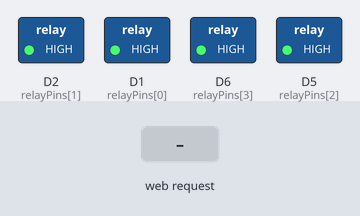
Simulated run of this sketch. Board: ESP8266 (NodeMCU). Shown: switched loads named in the sketch (green lamp = pin HIGH). Inputs (shaded band) come from the test bench. WiFi joins after 1.5 s; servers stay silent unless stated; what the sketch prints to the serial monitor is not drawn.

Above: at 2.7 s.
2.8 s: HTTP request GET /set?relay=1&state=1 received
At 3.9 s:
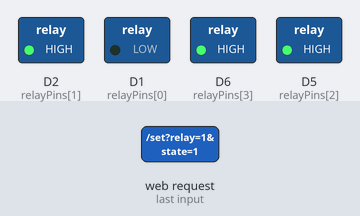
Timing chart, 0 to 5.8 s (numbered marks = the images above; inputs shaded):
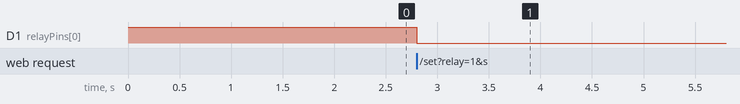

Measured:
- after the input at 2.8 s, D1 (relayPins[0]): HIGH → LOW at once

The sketch:

wifi_home_automation.ino
```cpp
/* ============================================================================
   Voice-Controlled WiFi Home Automation - NodeMCU ESP8266 Firmware
   ----------------------------------------------------------------------------
   Controls a 4-channel relay module over WiFi. Each relay switches one
   appliance (here, one LED on the breadboard). The NodeMCU runs a small web
   server; the Android app (and its voice input) sends HTTP requests to turn
   each channel ON or OFF. You can also control it from any browser on the
   same network by opening the NodeMCU's IP address.

   How control works:
   - Browser/app calls: http://<NodeMCU-IP>/set?relay=1&state=1 (relay 1 ON)
                         http://<NodeMCU-IP>/set?relay=1&state=0 (relay 1 OFF)
   - Opening http://<NodeMCU-IP>/ shows on/off buttons for all 4 channels.

   Board: NodeMCU 1.0 (ESP-12E). Install the ESP8266 core in Arduino IDE,
   set your WiFi name/password below, upload, then open the Serial Monitor
   at 115200 baud to see the assigned IP address.
   ============================================================================ */

#include <ESP8266WiFi.h>
#include <ESP8266WebServer.h>

// ---- 1. Set your WiFi credentials -----------------------------------------
const char* WIFI_SSID = "YOUR_WIFI_NAME";
const char* WIFI_PASS = "YOUR_WIFI_PASSWORD";

// ---- 2. Wiring (match your four jumper wires to these pins) ----------------
// Relay module IN1 -> NodeMCU D1
// Relay module IN2 -> NodeMCU D2
// Relay module IN3 -> NodeMCU D5
// Relay module IN4 -> NodeMCU D6
// Relay module VCC -> NodeMCU Vin (5V)
// Relay module GND -> NodeMCU GND (grounds MUST be common)
// D1, D2, D5, D6 are safe general-purpose pins. Avoid D3, D4, and D8 for
// relay inputs: they are boot-sensitive and can stop the NodeMCU from starting.
const int relayPins[4] = { D1, D2, D5, D6 };

// Most 4-channel relay boards are ACTIVE-LOW: a LOW signal turns the relay ON.
// If your relays behave backwards, change this to false.
const bool ACTIVE_LOW = true;

// Current state of each channel (false = OFF, true = ON).
bool relayState[4] = { false, false, false, false };

ESP8266WebServer server(80);

// ---- Drive one relay to match its stored state -----------------------------
void applyRelay(int i) {
  int level;
  if (ACTIVE_LOW) level = relayState[i] ? LOW : HIGH;   // active-low board
  else            level = relayState[i] ? HIGH : LOW;   // active-high board
  digitalWrite(relayPins[i], level);
}

// ---- Build the simple control web page -------------------------------------
String buildPage() {
  String html = F("<!DOCTYPE html><html><head><meta name='viewport' "
                   "content='width=device-width,initial-scale=1'>"
                   "<title>Home Automation</title></head><body>"
                   "<h2>WiFi Home Automation</h2>");
  for (int i = 0; i < 4; i++) {
    int n = i + 1;
    html += "<p>Relay " + String(n) + ": <b>" +
            (relayState[i] ? "ON" : "OFF") + "</b> &nbsp; ";
    html += "<a href='/set?relay=" + String(n) + "&state=1'>[ON]</a> ";
    html += "<a href='/set?relay=" + String(n) + "&state=0'>[OFF]</a></p>";
  }
  html += F("</body></html>");
  return html;
}

void handleRoot() {
  server.send(200, "text/html", buildPage());
}

// ---- Handle on/off requests from the app or browser ------------------------
void handleSet() {
  if (server.hasArg("relay") && server.hasArg("state")) {
    int r = server.arg("relay").toInt();  // 1..4
    int s = server.arg("state").toInt();  // 1 = ON, 0 = OFF
    if (r >= 1 && r <= 4) {
      relayState[r - 1] = (s == 1);
      applyRelay(r - 1);
      Serial.printf("Relay %d -> %s\n", r, relayState[r - 1] ? "ON" : "OFF");
    }
  }
  // Send the user back to the main page.
  server.sendHeader("Location", "/");
  server.send(303);
}

void handleNotFound() {
  server.send(404, "text/plain", "Not found");
}

void setup() {
  Serial.begin(115200);

  // Start every relay in a known OFF state.
  for (int i = 0; i < 4; i++) {
    pinMode(relayPins[i], OUTPUT);
    relayState[i] = false;
    applyRelay(i);
  }

  // Connect to WiFi.
  Serial.print("\nConnecting to ");
  Serial.println(WIFI_SSID);
  WiFi.mode(WIFI_STA);
  WiFi.begin(WIFI_SSID, WIFI_PASS);
  while (WiFi.status() != WL_CONNECTED) {
    delay(500);
    Serial.print(".");
  }
  Serial.println("\nConnected.");
  Serial.print("Open this IP in your app or browser: ");
  Serial.println(WiFi.localIP());  // <-- put this IP into the Android app

  // Register routes and start the server.
  server.on("/", handleRoot);
  server.on("/set", handleSet);
  server.onNotFound(handleNotFound);
  server.begin();
  Serial.println("HTTP server started.");
}

void loop() {
  server.handleClient();  // process incoming requests
}
```
